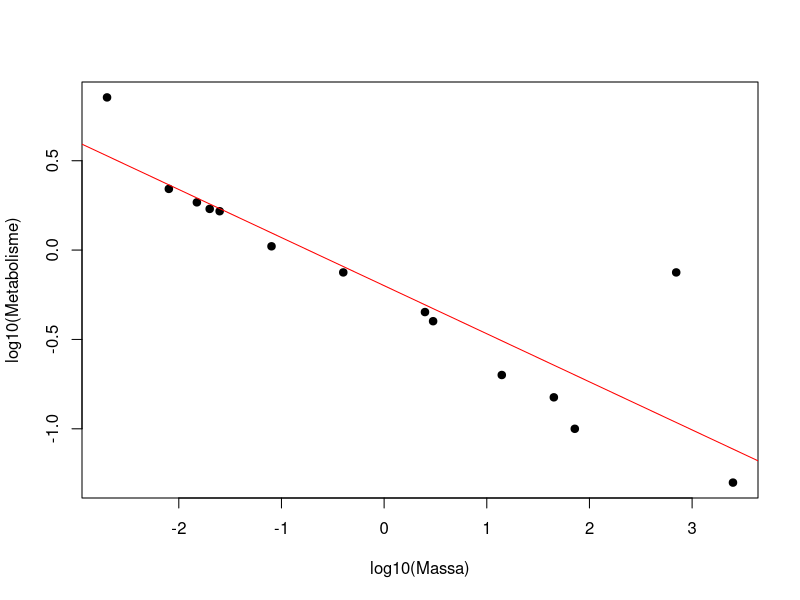
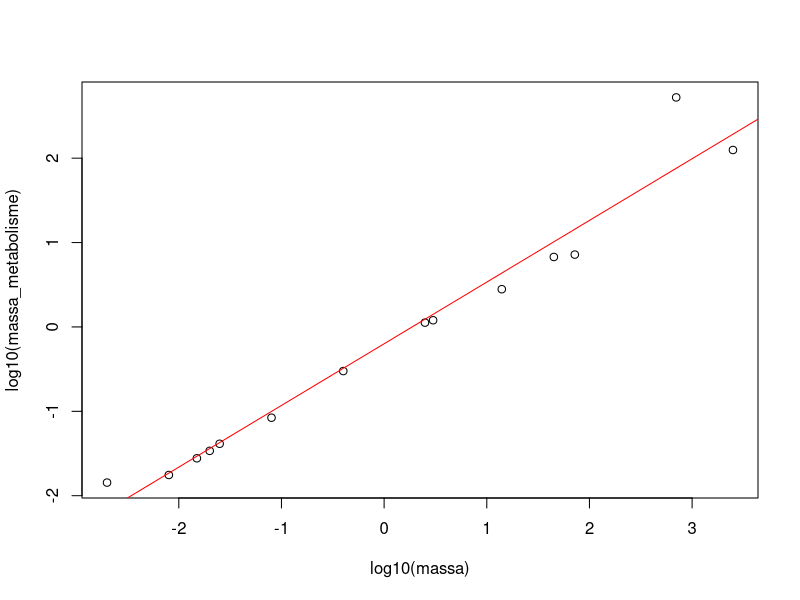

The R script that drew these images, in order:
## ---- chunk 1
massa = c(0.002, 0.008, 0.015, 0.02, 0.025, 0.08, 0.4, 
          2.5, 3, 14, 45, 72,700, 2500)  
metabolisme = c(7.15, 2.2, 1.85, 1.7, 1.65, 1.05, 0.75, 
                0.45, 0.4,0.2, 0.15, 0.1, 0.75, 0.05) 
## ---- chunk 2
# gebruik de functie plot()
## ---- chunk 3
# dit zou je zelf moeten doen 
# gebruik de functie log10()
plot(log10(massa), log10(metabolisme),      
     pch = 19, xlab = "log10(Massa)", 
     ylab = "log10(Metabolisme)")  
abline(lm(log10(metabolisme) ~ log10(massa)), col = "red")
## ---- chunk 4
massa_metabolisme <- massa*metabolisme
## ---- chunk 5
# dit zou je zelf doen 
plot(log10(massa), 
     log10(massa_metabolisme)) 
abline(lm(log10(massa_metabolisme) ~ log10(massa)), col = "red")
## ---- chunk 6
pH_matrix <- 8
pH_intermembraan <- 7

H_matrix <- 10^(-pH_matrix)
H_intermembraan <- 10^(-pH_intermembraan)

R <- 8.314
Temp <- 310

# vul aan: gebruik de formule voor Delta G
